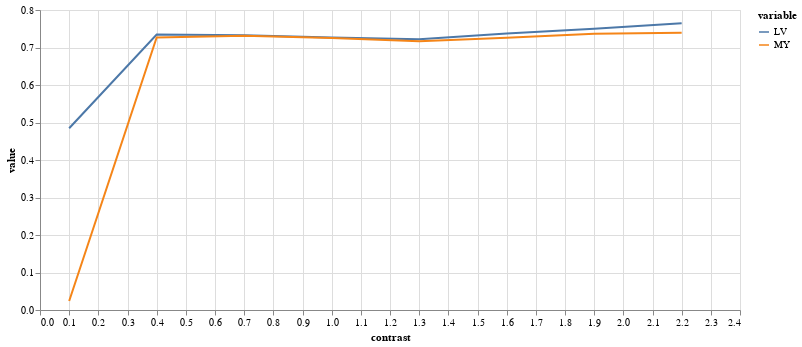

The notebook cell this image was saved under:
### Code cell
(alt
 .Chart(results.melt(id_vars=['contrast'],value_vars=['LV','MY']))
 .mark_line()
 .encode(
     x="contrast",
     y="value",
     color="variable",
     tooltip="value"
 )
 .properties(width=700,height=300)
 .interactive()
)

### Figure 1 — Vega-Lite specification as saved in the notebook (floating-point values rounded to 4 significant figures)
{"config": {"view": {"continuousWidth": 400, "continuousHeight": 300}}, "data": {"name": "data-bd956f74537dd4d7a8e15e71f191770d"}, "mark": "line", "encoding": {"color": {"type": "nominal", "field": "variable"}, "tooltip": {"type": "quantitative", "field": "value"}, "x": {"type": "quantitative", "field": "contrast"}, "y": {"type": "quantitative", "field": "value"}}, "height": 300, "selection": {"selector010": {"type": "interval", "bind": "scales", "encodings": ["x", "y"]}}, "width": 700, "$schema": "https://vega.github.io/schema/vega-lite/v4.8.1.json", "datasets": {"data-bd956f74537dd4d7a8e15e71f191770d": [{"contrast": 0.1, "variable": "LV", "value": 0.4848}, {"contrast": 0.4, "variable": "LV", "value": 0.7347}, {"contrast": 0.7, "variable": "LV", "value": 0.7327}, {"contrast": 1.0, "variable": "LV", "value": 0.7265}, {"contrast": 1.3, "variable": "LV", "value": 0.722}, {"contrast": 1.6, "variable": "LV", "value": 0.7371}, {"contrast": 1.9, "variable": "LV", "value": 0.7499}, {"contrast": 2.2, "variable": "LV", "value": 0.7646}, {"contrast": 0.1, "variable": "MY", "value": 0.02413}, {"contrast": 0.4, "variable": "MY", "value": 0.7266}, {"contrast": 0.7, "variable": "MY", "value": 0.7314}, {"contrast": 1.0, "variable": "MY", "value": 0.7256}, {"contrast": 1.3, "variable": "MY", "value": 0.7165}, {"contrast": 1.6, "variable": "MY", "value": 0.7262}, {"contrast": 1.9, "variable": "MY", "value": 0.7364}, {"contrast": 2.2, "variable": "MY", "value": 0.7395}]}}
